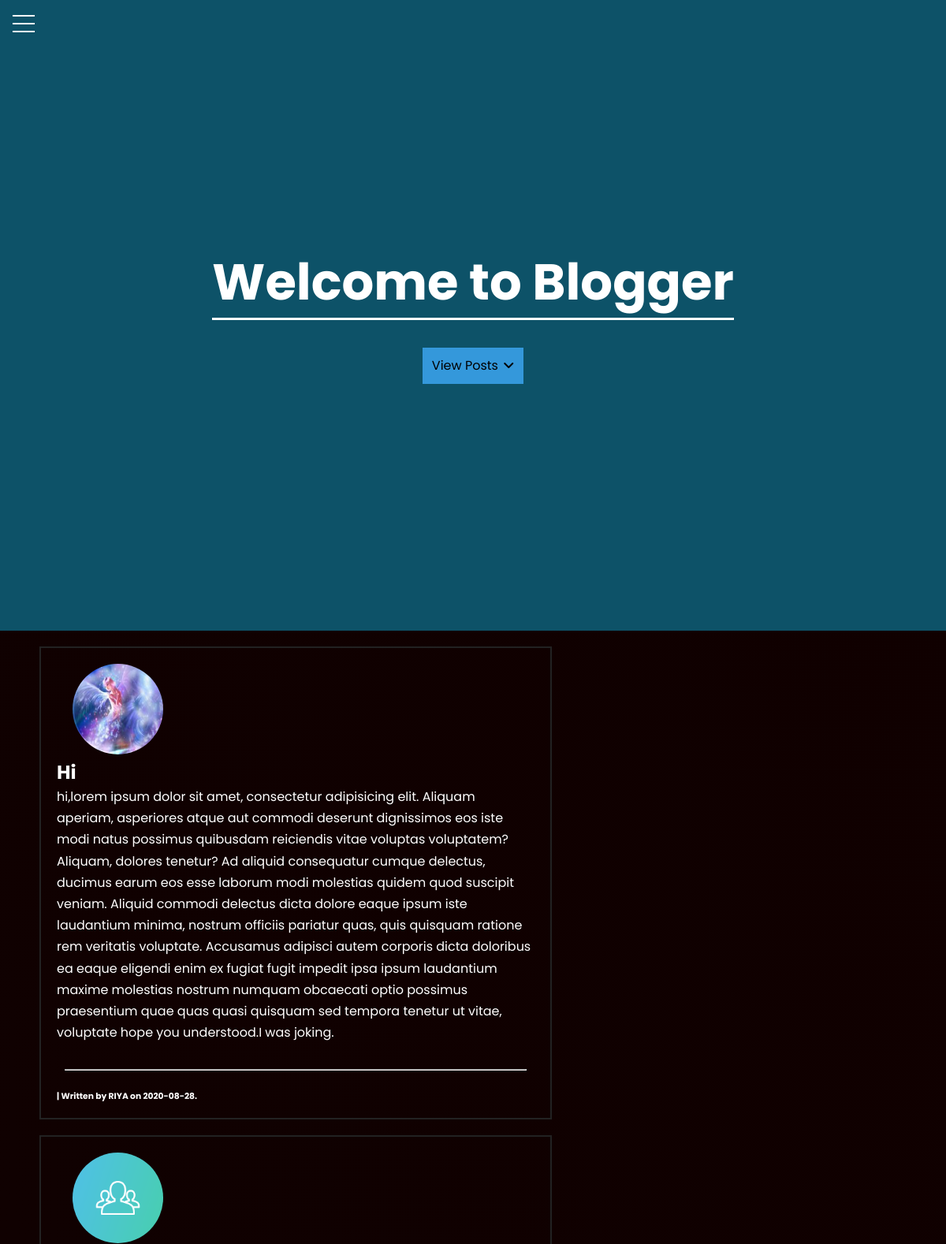
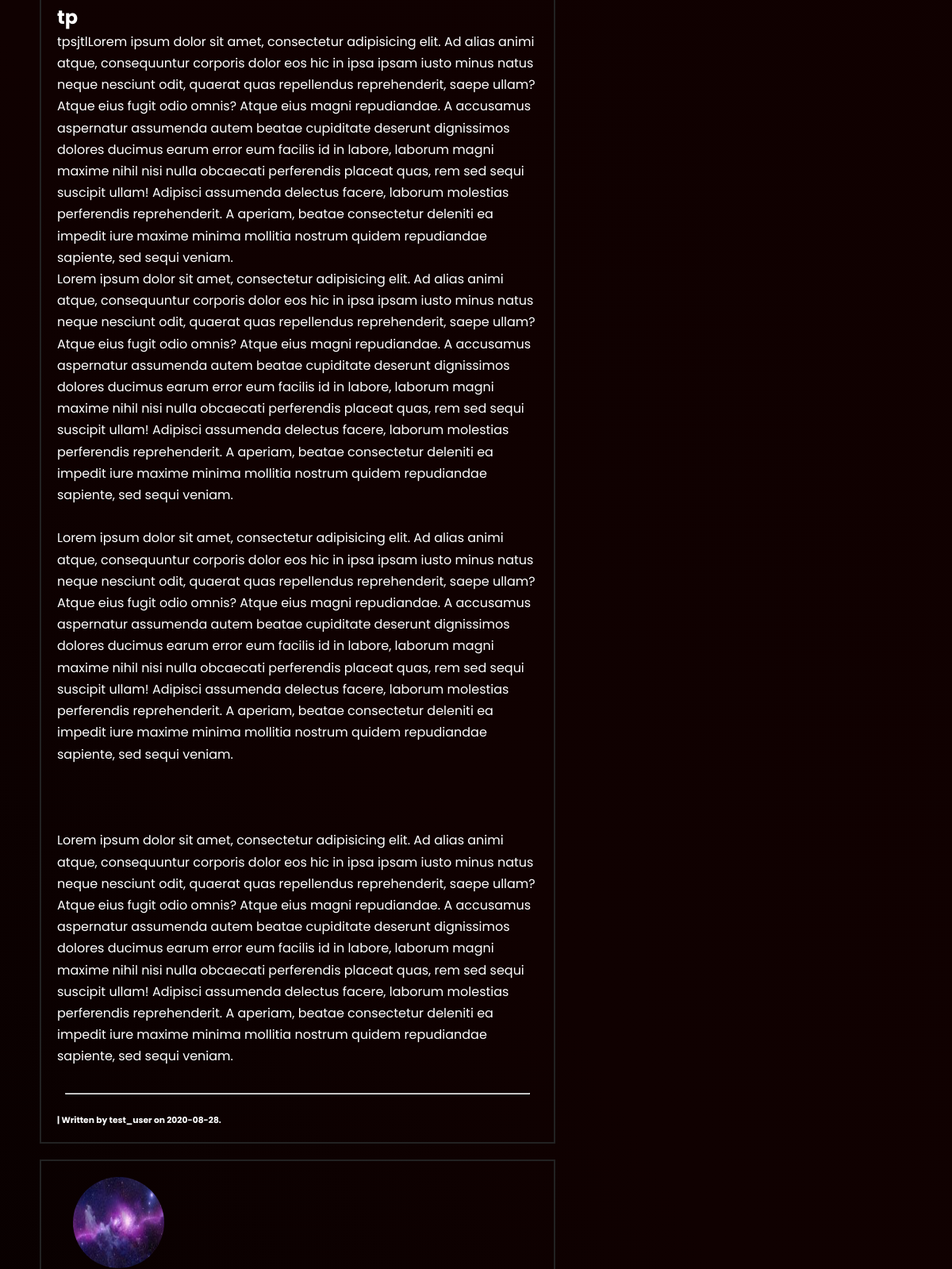
The page /home (upper part) on the database its author committed (2 pictures, top to bottom).
### flaskblog/models.py (models this page shows, shortened)
class Post(db.Model):
    id = db.Column(db.Integer, primary_key=True)
    title = db.Column(db.String(), nullable=False)
    date_posted = db.Column(db.DateTime, nullable=False, default=datetime.utcnow)
    content = db.Column(db.Text, nullable=False)
    is_verified = db.Column(db.Boolean, default=False)
    user_id = db.Column(db.Integer, db.ForeignKey('user.id'), nullable=False)

class User(db.Model, UserMixin):
    id = db.Column(db.Integer, primary_key=True, unique=True)
    username = db.Column(db.String(20), unique=True, nullable=False)
    email = db.Column(db.String(120), unique=True, nullable=False)
    image_file = db.Column(db.String(20), nullable=False, default='default.jpg')
    password = db.Column(db.String(60), nullable=False)
    posts = db.relationship('Post', backref='author', lazy=True)

### flaskblog/routes.py (the view)
@app.route("/")
@app.route("/home")
def home():
    page = request.args.get('page', 1, type=int)
    posts = Post.query.order_by(Post.date_posted.desc()).paginate(page=page, per_page=5)
    return render_template('index.html', posts=posts)

### flaskblog/templates/index.html (shortened to what this page needs)
{% extends "base.html" %}
{% block content %}
<div class="main">
    <header class="showcase">
        <div class="container showcase-inner">
            <h1>Welcome to Blogger</h1>
            <a href="#posts" class="viewpost-scroll">View Posts <i class="fas fa-angle-down" style="color: black; margin-left: 2px;"></i> </a>
        </div>
    </header>
    <div id="posts" class="main">
    {% for post in posts.items %}
        <article class="main" tabindex="1">
            <a href="{{ url_for('post', post_id=post.id )}}"><img src="{{ url_for('static', filename='profile_pics/' + post.author.image_file) }}"
                    class="rounded-profile-pic" tabindex="2"></a>
            <a href="{{ url_for('post', post_id=post.id )}}" class="post-title"tabindex="3"><h2>{{ post.title }}</h2> </a>
            <pre class="post-content" tabindex="4">{{ post.content }}</pre>
            <br>
            <hr>
            <a href="{{ url_for('user_post', username=post.author.username) }}" class="post-author" tabindex="5"><h6>| Written by {{ post.author.username }} on {{ post.date_posted.strftime('%Y-%m-%d') }}.
            </h6></a>
        </article>
    {% endfor %}
    <br><br><br>
        <br><br><br><br><br><br><br><br>
    </div>
</div>
{% endblock content %}

### flaskblog/static/style.css (style rules this page uses)
* { margin: 0px 0px 0px 0px; padding: 0px 0px 0px 0px; box-sizing: border-box; font-family: Poppins, 'Poppins', Helveltica, sans-serif; text-decoration: none; color: white; }
body { background-color: black; background-image: linear-gradient(60deg, #000000, #100101, #100000); background-size: 100%; color: white; font-family: 'Poppins', Poppins, sans-serif; line-height: 1.4; }
html { scroll-behavior: smooth; }
:root { --primary-color: rgba(13, 110, 139, 0.75); --overlay-color: rgba(24, 39, 51, 0.85); --menu-speed: 0.75s; }
.container { max-width: 960px; margin: auto; overflow: hidden; padding: 0 3rem; }
.showcase { background-color: var(--primary-color); color: #fff; height: 100vh; position: relative; margin: 0px; padding: 0px; }
.showcase:before { content: ''; background: url('img/homepage-bg.png') no-repeat center center/cover; position: absolute; top: 0; left: 0; width: 100%; height: 100%; z-index: -1; }
.showcase .showcase-inner { display: flex; flex-direction: column; align-items: center; justify-content: center; text-align: center; height: 100%; }
.showcase h1 { font-size: 4rem; }
h1 { text-align: center; border-bottom: 3px solid white; margin-bottom: 35px; }
.viewpost-scroll { padding: 12px; background-color: #3498db; color: black; text-decoration: none; }
article { margin: 20px 500px 20px 50px; border: 2px solid #222; padding: 20px; }
.post-title { color: white; padding-bottom: 10px; border-bottom: 1px solid white; transition: 0.2s; }
.post-content { color: white; }
pre { line-height: 1.7em; max-width: 65ch; min-width: 20ch; color: red; display: block; white-space: pre-wrap; word-break: keep-all; }
.post-author h6 { min-width: 30ch; }
.rounded-profile-pic { border-radius: 50%; margin-left: 20px; width: 115px; height: 115px; }
.post-author { color: white; }
hr { margin: 10px; margin-bottom: 25px; }

### rows shown on the page
Post: image_file (picture), title "Hi", content "hi,lorem ipsum dolor sit amet, consectetur adipisicing elit. Aliquam aperiam, asperiores atque aut commodi deserunt dignissimos eos iste modi natus possimus quibusdam reiciendis vitae voluptas voluptatem? Aliquam, dolores tenetur? Ad aliquid consequatur cumque delectus, ducimus earum eos esse laborum modi molestias quidem quod suscipit veniam. Aliquid commodi delectus dicta dolore eaque ipsum iste laudantium minima, nostrum officiis pariatur quas, quis quisquam ratione rem veritatis voluptate. Accusamus adipisci autem corporis dicta doloribus ea eaque eligendi enim ex fugiat fugit impedit ipsa ipsum laudantium maxime molestias nostrum numquam obcaecati optio possimus praesentium quae quas…", author.username "RIYA", date_posted "2020-08-28"
Post: image_file (placeholder picture), title "tp", content "tpsjtlLorem ipsum dolor sit amet, consectetur adipisicing elit. Ad alias animi atque, consequuntur corporis dolor eos hic in ipsa ipsam iusto minus natus neque nesciunt odit, quaerat quas repellendus reprehenderit, saepe ullam? Atque eius fugit odio omnis? Atque eius magni repudiandae. A accusamus aspernatur assumenda autem beatae cupiditate deserunt dignissimos dolores ducimus earum error eum facilis id in labore, laborum magni maxime nihil nisi nulla obcaecati perferendis placeat quas, rem sed sequi suscipit ullam! Adipisci assumenda delectus facere, laborum molestias perferendis reprehenderit. A aperiam, beatae consectetur deleniti ea impedit iure maxime minima mollitia nostrum quidem…", author.username "test_user", date_posted "2020-08-28"
Post: image_file (picture)
